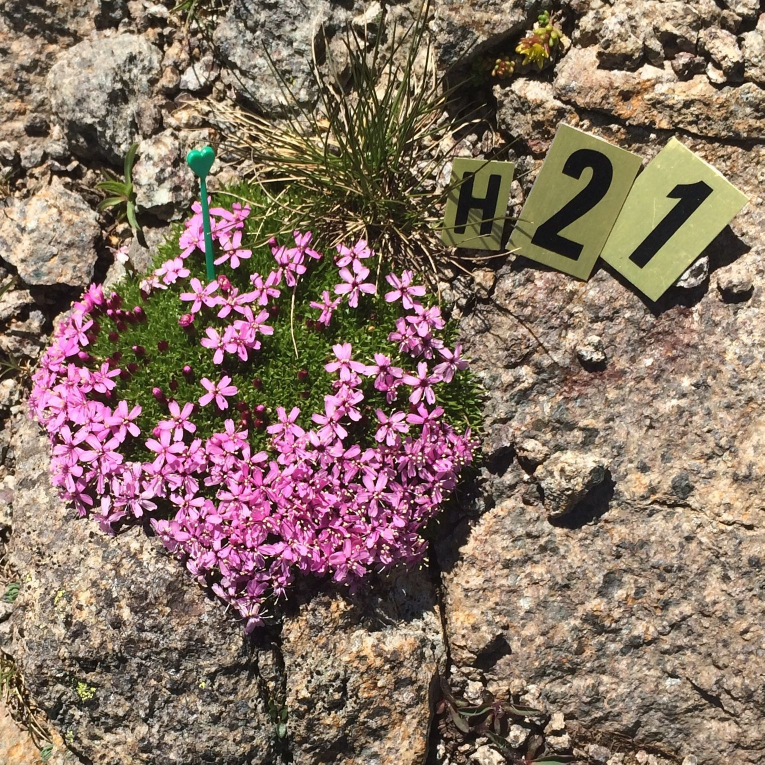
//> input picture TestWork/IMG_1997.jpg, 1529 x 1529 px (shown at 1/2 size)
$ ./cvtest2 IMG_1997.jpg   (built with g++ and OpenCV 4)
//> lines starting //> are read from the running program, lines starting //| are printed output that depends on the picture
/*****************************************************************
**	Author: Jacob Rail					**
**	Created: Sat Sep 20, 2014				**
**								**
**	This program is based of off the edge detection		**
** tutorial from:						**
** http://dasl.mem.drexel.edu/~noahKuntz/openCVTut5.html	**
**								**
**	This pogram takes a image at runtime from the command	**
** line and runs edge detection on the image. Currently the 	**
** inputed image is resized to a 512x512 image to be easily	**
** viewed on a computer. 					**
**								**
**	To compile this program run the following command with	**
** OpenCV installed: 						**
** g++ `pkg-config --libs --cflags opencv` -o cvtest cvtest.cpp **
*****************************************************************/

#import "cv.h"
#import "highgui.h"

int high_switch_value = 0;
int highInt = 0;
int low_switch_value = 0;
int lowInt = 0;

void switch_callback_h( int position ){
	highInt = position;
}
void switch_callback_l( int position ){
	lowInt = position;
}

int main(int argc, char* argv[])
{
	const char* name = "Edge Detection Window";

	// Kernel size
	int N = 7;

	// Set up original image
	IplImage* org_img = cvLoadImage( argv[1], 0 );
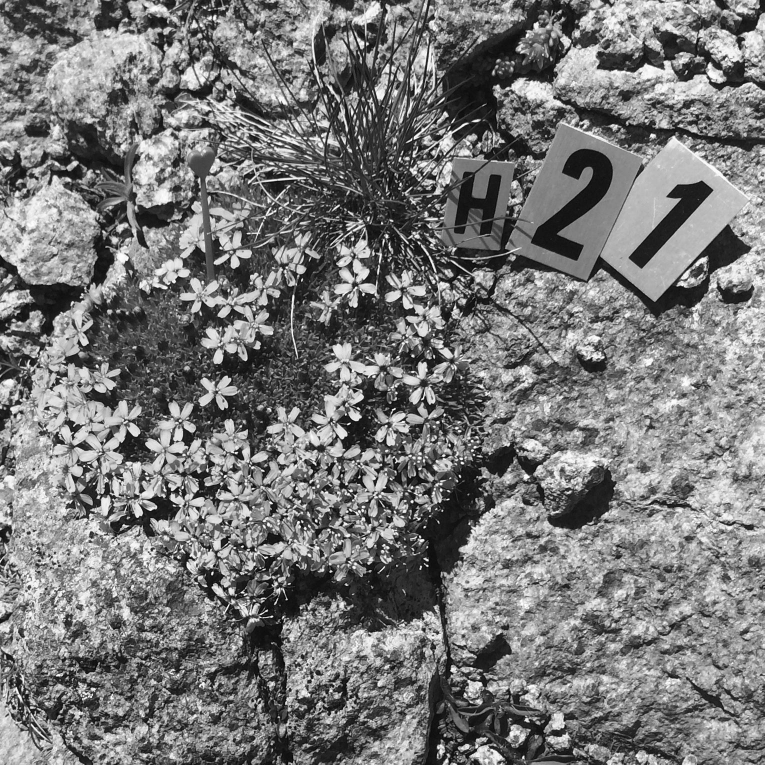
//> org_img: 1529 rows x 1529 cols, CV_8UC1 (shown at 1/2 size); min 0, max 255, mean 120

	// resize original image
	IplImage* img = cvCreateImage(cvSize(512,512),org_img->depth, org_img->nChannels);
	cvResize(org_img, img);
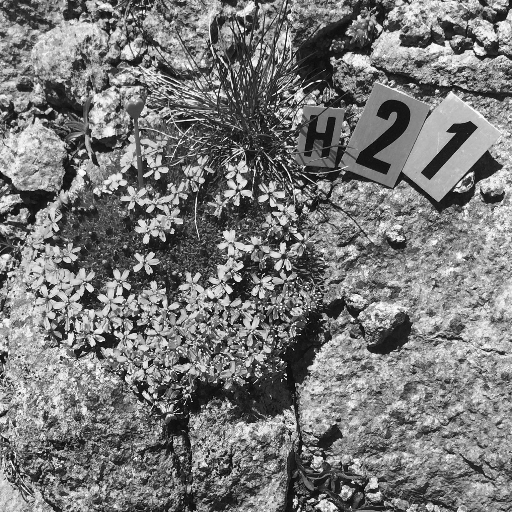
//> img: 512 rows x 512 cols, CV_8UC1; min 1, max 254, mean 119.9

	// created final image
	IplImage* img_b = cvCreateImage( cvSize(img->width+N-1,img->height+N-1), img->depth, img->nChannels );
	IplImage* out = cvCreateImage( cvGetSize(img_b), IPL_DEPTH_8U, img_b->nChannels );

	// Add convolution boarders
	CvPoint offset = cvPoint((N-1)/2,(N-1)/2);
	cvCopyMakeBorder(img, img_b, offset, IPL_BORDER_REPLICATE, cvScalarAll(0));
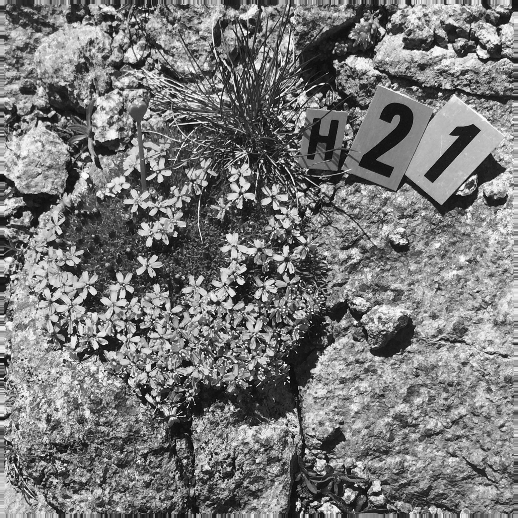
//> img_b: 518 rows x 518 cols, CV_8UC1; min 1, max 254, mean 120.1

	// Make window
	cvNamedWindow( name, 1 );

	// Edge Detection Variables
	int aperature_size = N;
	double lowThresh = 20;
	double highThresh = 40;

	// Create trackbars
	cvCreateTrackbar( "High", name, &high_switch_value, 4, switch_callback_h );
	cvCreateTrackbar( "Low", name, &low_switch_value, 4, switch_callback_l );

	while( 1 ) {
		switch( highInt ){
			case 0:
				highThresh = 200;
				break;
			case 1:
				highThresh = 400;
				break;
			case 2:
				highThresh = 600;
				break;
			case 3:
				highThresh = 800;
				break;
			case 4:
				highThresh = 1000;
				break;
		}
		switch( lowInt ){
			case 0:
				lowThresh = 0;
				break;
			case 1:
				lowThresh = 100;
				break;
			case 2:
				lowThresh = 200;
				break;
			case 3:
				lowThresh = 400;
				break;
			case 4:
				lowThresh = 600;
				break;
		}

		// Edge Detection
		cvCanny( img_b, out, lowThresh*N*N, highThresh*N*N, aperature_size );
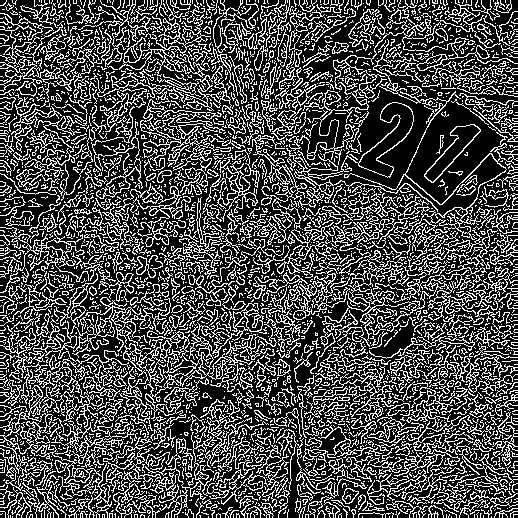
//> out: 518 rows x 518 cols, CV_8UC1; 29.6% white in thin lines or dots
		cvShowImage(name, out);

		if( cvWaitKey( 15 ) == 27 )
//> the Esc key is pressed
			break;
	}

	// Release
	cvReleaseImage( &img );
	cvReleaseImage( &img_b );
	cvReleaseImage( &out );
	cvDestroyWindow( name );

	return 0;
}


// EOF
